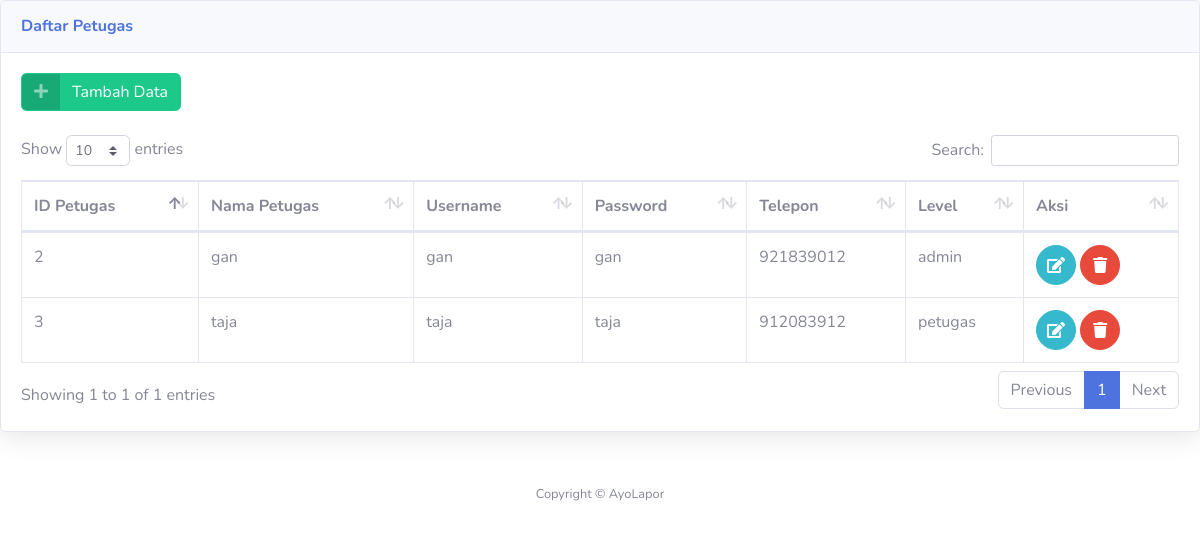
The app's page /admin/lihat_petugas.php with its own data.
### tables this page shows
CREATE TABLE `petugas` (
  `id_petugas` int(11) NOT NULL,
  `nama_petugas` varchar(35) NOT NULL,
  `username` varchar(25) NOT NULL,
  `password` varchar(32) NOT NULL,
  `telp` varchar(13) NOT NULL,
  `level` enum('admin','petugas','','') NOT NULL
);

### admin/lihat_petugas.php (the view, shortened to what this page needs)
<!DOCTYPE html>
<html lang="en">
<head>
    <link href="../vendor/fontawesome-free/css/all.min.css" rel="stylesheet" type="text/css">
    <link href="../css/sb-admin-2.min.css" rel="stylesheet">
    <link href="../vendor/datatables/dataTables.bootstrap4.min.css" rel="stylesheet">
</head>
<body id="page-top">
    <div class="card shadow mb-4">
        <div class="card-header py-3">
            <h6 class="m-0 font-weight-bold text-primary">Daftar Petugas</h6>
        </div>
        <div class="card-body">
            <a href="admin.php?url=tambah_petugas" class="btn btn-success btn-icon-split">
                <span class="icon text-white-50">
                    <i class="fas fa-plus"></i>
                </span>
                <span class="text">Tambah Data</span>
            </a><br> <br>
            <div class="table-responsive">
                <table class="table table-bordered" id="dataTable" width="100%" cellspacing="0">
                    <thead>
                        <tr>
                            <th>ID Petugas</th>
                            <th>Nama Petugas</th>
                            <th>Username</th>
                            <th>Password</th>
                            <th>Telepon</th>
                            <th>Level</th>
                            <th>Aksi</th>
                        </tr>
                    </thead>
                    <?php
                    require '../koneksi.php';
                    $sql = mysqli_query($conn, "select * from petugas");
                    while ($data = mysqli_fetch_array($sql)) {
                    ?>
                        <tbody>
                            <tr>
                                <td><?php echo $data['id_petugas']; ?></td>
                                <td><?php echo $data['nama_petugas']; ?></td>
                                <td><?php echo $data['username']; ?></td>
                                <td><?php echo $data['password']; ?></td>
                                <td><?php echo $data['telp']; ?></td>
                                <td><?php echo $data['level']; ?></td>
                                <td>
                                    <a href="admin.php?url=edit_petugas&id=<?php echo $data['id_petugas']; ?>" class="btn btn-info btn-circle ">
                                        <i class="fa fa-edit"></i>
                                    </a>
                                    <a href="delete_petugas.php?id=<?php echo $data['id_petugas']; ?>" class="btn btn-danger btn-circle" onclick="return confirm('Yakin Mau Hapus?')">
                                        <i class="fa fa-trash"></i>
                                    </a>
                                </td>
                            </tr>
                        </tbody>
                    <?php } ?>
                </table>
            </div>
        </div>
    </div>
    <footer class="sticky-footer bg-white">
        <div class="container my-auto">
            <div class="copyright text-center my-auto">
                <span>Copyright &copy; AyoLapor</span>
            </div>
        </div>
    </footer>
</body>
</html>

### records on screen
petugas: id_petugas "2", nama_petugas "gan", username "gan", password "gan", telp "921839012", level "admin"
petugas: id_petugas "3", nama_petugas "taja", username "taja", password "taja", telp "912083912", level "petugas"
